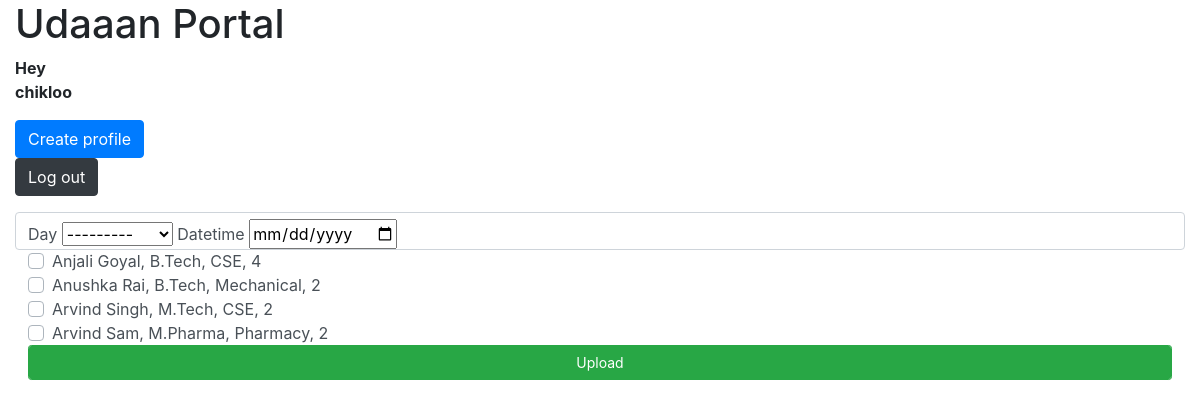
/attendancecreate (signed in), run on an earlier commit of the app's database.
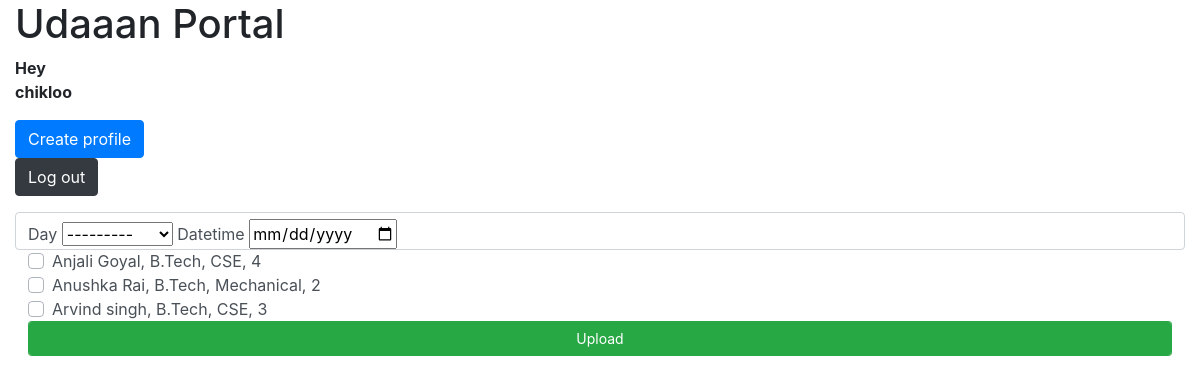
And on a later commit of the database.
### members/models.py (models this page shows, shortened)
class Day(models.Model):
  DAYS_CHOICES = (
    ('Monday','Monday'),
    ('Tuesday','Tuesday'),
    ('Wednesday','Wednesday'),
    ('Thursday','Thursday'),
    ('Friday','Friday'),
    ('Saturday','Saturday'),
    ('Sunday','Sunday'),
  )
  day = models.CharField(max_length=15,null=True,choices=DAYS_CHOICES)
  def __str__(self):
    return self.day
  class Meta:
    verbose_name = 'Day'
    verbose_name_plural = 'Days'

class GLAMember(models.Model):
  gender_choices = (
    ('Male','Male'),
    ('Female','Female'),
    ('Other','Other')
  )
  user = models.OneToOneField(User, on_delete=models.CASCADE,null=True)
  username  = models.CharField(max_length=50,null=True)
  name      = models.CharField(max_length=50,null=True)
  gender    = models.CharField(max_length=8,choices=gender_choices,null=True)
  dob       = models.DateField(null=True,auto_now=False, auto_now_add=False)
  email     = models.EmailField(max_length=50,null=True)
  phone_regex = RegexValidator(regex=r'^\+?1?\d{9,10}$',
            message="Phone number must be entered in the format: +91xxxxxxxxxx")
  phone = models.CharField(validators=[phone_regex], max_length=10, blank=True) # validators should be a list
  state = models.ForeignKey(State,null=True, on_delete=models.CASCADE)
  city = models.ForeignKey(City,null=True, on_delete=models.CASCADE)
  course = models.ForeignKey(Course,null=True, on_delete=models.CASCADE)
  branch  = models.ForeignKey(Branch,null=True, on_delete=models.CASCADE)
  year = models.IntegerField(null=True,choices=((1,1),(2,2),(3,3),(4,4)))
  rollno = models.IntegerField(null=True,default=0)
  joined_in = models.DateField(blank=True,null=True,auto_now=False, auto_now_add=False)
  working_days = models.IntegerField(default=0,null=True,blank=True)
  preferred_days = models.ManyToManyField(Day)
  photo = models.ImageField(upload_to=store_file_name,null=True)
  def __str__(self):
    return self.username
  class Meta:
    verbose_name = 'GLA Member'
    verbose_name_plural = 'GLA Members'

class Course(models.Model):
  course_choices = (
    ('B.Tech','B.Tech'),
    ('M.Tech','M.Tech'),
    ('bphrama','B.Pharma'),
    ('mpharma','M.Pharma'),
    ('biotech','Biotech'),
    ('bba','BBA'),
    ('mba','MBA'),
    ('bca','BCA'),
    ('mca','MCA'),
    ('polytechnic','Polytechnic')
  )
  duration_choices = (
    (1,'1 year'),
    (2,'2 years'),
    (3,'3 years'),
    (4,'4 years')
  )
  course =  models.CharField(
                max_length=50,
                choices=course_choices,
                default='btech',
                blank=False,
                unique=True)
  duration = models.IntegerField(null=True,choices=duration_choices)
  class Meta:
    verbose_name = 'Course'
    verbose_name_plural = 'Courses'
  def __str__(self):
      return self.course

class Branch(models.Model):
  branch = models.CharField(
           max_length=50,
           blank=False,
           unique=False)
  course = models.ForeignKey(Course, on_delete=models.CASCADE)
  def __str__(self):
      return self.branch
  class Meta:
    verbose_name = 'Branch'
    verbose_name_plural = 'Branches'

### attendance/views.py (the view)
# urls.py: path('attendancecreate',AttendanceCreate.as_view(),name='attendancecreate'),
class AttendanceCreate(LoginRequiredMixin,CreateView):
  login_url = reverse_lazy('login')
  model = Attendance
  form_class = AttendanceForm
  template_name = 'attendancecreate.htm'
  success_url = reverse_lazy('home')

### attendance/forms.py
class AttendanceForm(forms.ModelForm):
  datetime = forms.DateField(widget=DateInputWidget())
  members = forms.ModelMultipleChoiceField(
        required=True,
        widget=forms.CheckboxSelectMultiple(),
        queryset = GLAMember.objects.all())
  class Meta:
    model = Attendance
    fields = '__all__'
    widgets = { 'DateInputWidget': DateInputWidget }

### attendance/templates/attendancecreate.htm (shortened to what this page needs)
{% extends 'base.htm' %}
{% block content %}
<form method="POST" class="form-control">{% csrf_token %}
   {{ form.day.label }}
   {{ form.day }}
   {{ form.datetime.label }}
   {{ form.datetime }}
      {% for member in form.fields.members.choices.queryset %}
         <div class="custom-control custom-checkbox">
            <label for='{{ member.id }}' class="custom-control-label">{{ member.name }}, {{ member.course }},
               {{ member.branch }}, {{ member.year }}
            </label>
         </div>
      {% endfor %}
   <button type="submit" class="btn btn-sm btn-success form-control">Upload</button>
</form>
{% endblock content %}

### templates/base.htm (shortened to what this page needs)
{% load static %}
<html>
<head>
<link rel='stylesheet' href='{% static "css/bootstrap.min.css" %}'>
<link rel='stylesheet' href="{% static 'css/style.css' %}">
</head>
<body>
  <div class="container-fluid">
    <div class="row no-gutters">
      <div class="col-12">
        <h1>Udaaan Portal </h1>
    {% if request.user.is_authenticated %}
      <b>Hey <p id='user'>{{ request.user }}</p></b>
      <a href="{% url 'membercreate' %}" class="btn btn-primary">Create profile</a>
      <form method='POST' action='{% url "logout" %}'>{% csrf_token %}
        <button type="submit" class="btn btn-dark">Log out</button>
      </form>
    {% else %}
      <a href="{% url 'login' %}" class="btn btn-success">Login</a>
    {% endif %}
      </div>
    </div>
  {% block content %}
  {% endblock content %}
  </div>
</body>
</html>

What changed in the data, as far as the page shows it:
removed GLAMember: name "Arvind Singh", course "M.Tech", branch "CSE", year "2"
removed GLAMember: name "Arvind Sam", course "M.Pharma", branch "Pharmacy", year "2"
added GLAMember: name "Arvind singh", course "B.Tech", branch "CSE", year "3"
